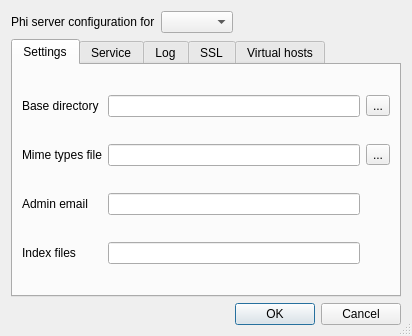
<?xml version="1.0" encoding="UTF-8"?>
<ui version="4.0">
 <class>SConfigDlg</class>
 <widget class="QDialog" name="SConfigDlg">
  <property name="geometry">
   <rect>
    <x>0</x>
    <y>0</y>
    <width>412</width>
    <height>336</height>
   </rect>
  </property>
  <property name="windowTitle">
   <string>Dialog</string>
  </property>
  <property name="sizeGripEnabled">
   <bool>true</bool>
  </property>
  <layout class="QVBoxLayout" name="verticalLayout">
   <item>
    <layout class="QHBoxLayout" name="horizontalLayout">
     <item>
      <widget class="QLabel" name="label">
       <property name="text">
        <string>Phi server configuration for</string>
       </property>
      </widget>
     </item>
     <item>
      <widget class="QComboBox" name="_configCombo"/>
     </item>
     <item>
      <spacer name="horizontalSpacer">
       <property name="orientation">
        <enum>Qt::Horizontal</enum>
       </property>
       <property name="sizeHint" stdset="0">
        <size>
         <width>40</width>
         <height>20</height>
        </size>
       </property>
      </spacer>
     </item>
     <item>
      <widget class="QLabel" name="label_18">
       <property name="maximumSize">
        <size>
         <width>32</width>
         <height>32</height>
        </size>
       </property>
       <property name="text">
        <string/>
       </property>
       <property name="pixmap">
        <pixmap resource="sconfig.qrc">:/phi/logo</pixmap>
       </property>
       <property name="scaledContents">
        <bool>true</bool>
       </property>
      </widget>
     </item>
    </layout>
   </item>
   <item>
    <widget class="QTabWidget" name="_tab">
     <property name="currentIndex">
      <number>0</number>
     </property>
     <widget class="QWidget" name="tab">
      <attribute name="title">
       <string>Settings</string>
      </attribute>
      <layout class="QGridLayout" name="gridLayout_4">
       <item row="0" column="0">
        <widget class="QLabel" name="label_10">
         <property name="text">
          <string>Base directory</string>
         </property>
        </widget>
       </item>
       <item row="0" column="1">
        <widget class="QLineEdit" name="_baseDir"/>
       </item>
       <item row="0" column="2">
        <widget class="QToolButton" name="_baseDirTool">
         <property name="text">
          <string>...</string>
         </property>
         <property name="icon">
          <iconset resource="sconfig.qrc">
           <normaloff>:/gnome/folder</normaloff>:/gnome/folder</iconset>
         </property>
        </widget>
       </item>
       <item row="1" column="0">
        <widget class="QLabel" name="label_11">
         <property name="text">
          <string>Mime types file</string>
         </property>
        </widget>
       </item>
       <item row="1" column="1">
        <widget class="QLineEdit" name="_mime"/>
       </item>
       <item row="1" column="2">
        <widget class="QToolButton" name="_mimeTool">
         <property name="text">
          <string>...</string>
         </property>
         <property name="icon">
          <iconset resource="sconfig.qrc">
           <normaloff>:/gnome/folder</normaloff>:/gnome/folder</iconset>
         </property>
        </widget>
       </item>
       <item row="2" column="0">
        <widget class="QLabel" name="label_9">
         <property name="text">
          <string>Admin email</string>
         </property>
        </widget>
       </item>
       <item row="2" column="1">
        <widget class="QLineEdit" name="_email"/>
       </item>
       <item row="3" column="0">
        <widget class="QLabel" name="label_12">
         <property name="text">
          <string>Index files</string>
         </property>
        </widget>
       </item>
       <item row="3" column="1">
        <widget class="QLineEdit" name="_index"/>
       </item>
      </layout>
     </widget>
     <widget class="QWidget" name="tab_2">
      <attribute name="title">
       <string>Service</string>
      </attribute>
      <layout class="QGridLayout" name="gridLayout_5">
       <item row="0" column="0">
        <widget class="QLabel" name="label_13">
         <property name="text">
          <string>Interface</string>
         </property>
        </widget>
       </item>
       <item row="0" column="1" colspan="2">
        <widget class="QLineEdit" name="_interface"/>
       </item>
       <item row="1" column="0">
        <widget class="QLabel" name="label_14">
         <property name="text">
          <string>Port</string>
         </property>
        </widget>
       </item>
       <item row="1" column="1">
        <widget class="QSpinBox" name="_port">
         <property name="minimum">
          <number>1</number>
         </property>
         <property name="maximum">
          <number>65536</number>
         </property>
         <property name="value">
          <number>8080</number>
         </property>
        </widget>
       </item>
       <item row="1" column="2">
        <spacer name="horizontalSpacer_4">
         <property name="orientation">
          <enum>Qt::Horizontal</enum>
         </property>
         <property name="sizeHint" stdset="0">
          <size>
           <width>169</width>
           <height>20</height>
          </size>
         </property>
        </spacer>
       </item>
       <item row="2" column="0">
        <widget class="QLabel" name="label_15">
         <property name="text">
          <string>Keep alive</string>
         </property>
        </widget>
       </item>
       <item row="2" column="1">
        <widget class="QSpinBox" name="_keepAlive">
         <property name="minimum">
          <number>1</number>
         </property>
         <property name="maximum">
          <number>65536</number>
         </property>
         <property name="value">
          <number>60000</number>
         </property>
        </widget>
       </item>
       <item row="2" column="2">
        <spacer name="horizontalSpacer_5">
         <property name="orientation">
          <enum>Qt::Horizontal</enum>
         </property>
         <property name="sizeHint" stdset="0">
          <size>
           <width>169</width>
           <height>20</height>
          </size>
         </property>
        </spacer>
       </item>
       <item row="4" column="0" colspan="3">
        <layout class="QHBoxLayout" name="horizontalLayout_4">
         <item>
          <widget class="QLabel" name="_icon">
           <property name="maximumSize">
            <size>
             <width>32</width>
             <height>32</height>
            </size>
           </property>
           <property name="text">
            <string/>
           </property>
           <property name="pixmap">
            <pixmap resource="sconfig.qrc">:/gnome/del</pixmap>
           </property>
           <property name="scaledContents">
            <bool>true</bool>
           </property>
          </widget>
         </item>
         <item>
          <widget class="QPushButton" name="_start">
           <property name="text">
            <string>Start</string>
           </property>
          </widget>
         </item>
         <item>
          <widget class="QPushButton" name="_stop">
           <property name="text">
            <string>Stop</string>
           </property>
          </widget>
         </item>
         <item>
          <widget class="QPushButton" name="_clearCache">
           <property name="text">
            <string>Clear cache</string>
           </property>
          </widget>
         </item>
         <item>
          <spacer name="horizontalSpacer_6">
           <property name="orientation">
            <enum>Qt::Horizontal</enum>
           </property>
           <property name="sizeHint" stdset="0">
            <size>
             <width>40</width>
             <height>20</height>
            </size>
           </property>
          </spacer>
         </item>
        </layout>
       </item>
       <item row="3" column="0" colspan="3">
        <widget class="QCheckBox" name="_winStartupCheck">
         <property name="text">
          <string>Run service on system startup</string>
         </property>
        </widget>
       </item>
      </layout>
     </widget>
     <widget class="QWidget" name="tab_3">
      <attribute name="title">
       <string>Log</string>
      </attribute>
      <layout class="QVBoxLayout" name="verticalLayout_2">
       <item>
        <layout class="QHBoxLayout" name="horizontalLayout_2">
         <item>
          <widget class="QLabel" name="label_2">
           <property name="text">
            <string>Log dir</string>
           </property>
          </widget>
         </item>
         <item>
          <widget class="QLineEdit" name="_logDir"/>
         </item>
         <item>
          <widget class="QToolButton" name="_logDirTool">
           <property name="text">
            <string>...</string>
           </property>
           <property name="icon">
            <iconset resource="sconfig.qrc">
             <normaloff>:/gnome/folder</normaloff>:/gnome/folder</iconset>
           </property>
          </widget>
         </item>
        </layout>
       </item>
       <item>
        <widget class="QGroupBox" name="groupBox_2">
         <property name="title">
          <string>Log filter</string>
         </property>
         <property name="flat">
          <bool>true</bool>
         </property>
         <layout class="QGridLayout" name="gridLayout">
          <item row="0" column="0">
           <widget class="QCheckBox" name="_logCritical">
            <property name="text">
             <string>Critical</string>
            </property>
           </widget>
          </item>
          <item row="0" column="1">
           <widget class="QCheckBox" name="_logUser">
            <property name="text">
             <string> User (JavaScript)</string>
            </property>
           </widget>
          </item>
          <item row="1" column="0">
           <widget class="QCheckBox" name="_logError">
            <property name="text">
             <string>Error</string>
            </property>
           </widget>
          </item>
          <item row="1" column="1">
           <widget class="QCheckBox" name="_logTrace">
            <property name="text">
             <string>Trace</string>
            </property>
           </widget>
          </item>
          <item row="2" column="0">
           <widget class="QCheckBox" name="_logWarn">
            <property name="text">
             <string>Warnings</string>
            </property>
           </widget>
          </item>
          <item row="2" column="1">
           <widget class="QCheckBox" name="_logDebug">
            <property name="text">
             <string>Debug</string>
            </property>
           </widget>
          </item>
         </layout>
        </widget>
       </item>
      </layout>
     </widget>
     <widget class="QWidget" name="tab_4">
      <attribute name="title">
       <string>SSL</string>
      </attribute>
      <layout class="QVBoxLayout" name="verticalLayout_3">
       <item>
        <widget class="QGroupBox" name="_sslBox">
         <property name="title">
          <string>Enable SSL</string>
         </property>
         <property name="flat">
          <bool>true</bool>
         </property>
         <property name="checkable">
          <bool>true</bool>
         </property>
         <property name="checked">
          <bool>false</bool>
         </property>
         <layout class="QGridLayout" name="gridLayout_3">
          <item row="0" column="0">
           <widget class="QLabel" name="label_5">
            <property name="text">
             <string>Interface</string>
            </property>
           </widget>
          </item>
          <item row="0" column="1">
           <widget class="QLineEdit" name="_sslInterface"/>
          </item>
          <item row="0" column="2">
           <spacer name="horizontalSpacer_3">
            <property name="orientation">
             <enum>Qt::Horizontal</enum>
            </property>
            <property name="sizeHint" stdset="0">
             <size>
              <width>36</width>
              <height>20</height>
             </size>
            </property>
           </spacer>
          </item>
          <item row="1" column="0">
           <widget class="QLabel" name="label_6">
            <property name="text">
             <string>Port</string>
            </property>
           </widget>
          </item>
          <item row="1" column="1">
           <widget class="QSpinBox" name="_sslPort">
            <property name="minimum">
             <number>1</number>
            </property>
            <property name="maximum">
             <number>65536</number>
            </property>
            <property name="value">
             <number>443</number>
            </property>
           </widget>
          </item>
          <item row="1" column="2">
           <spacer name="horizontalSpacer_2">
            <property name="orientation">
             <enum>Qt::Horizontal</enum>
            </property>
            <property name="sizeHint" stdset="0">
             <size>
              <width>36</width>
              <height>20</height>
             </size>
            </property>
           </spacer>
          </item>
          <item row="2" column="0">
           <widget class="QLabel" name="label_7">
            <property name="text">
             <string>Certificate</string>
            </property>
           </widget>
          </item>
          <item row="2" column="1" colspan="2">
           <widget class="QLineEdit" name="_sslCert"/>
          </item>
          <item row="2" column="3">
           <widget class="QToolButton" name="_sslCertTool">
            <property name="text">
             <string>...</string>
            </property>
            <property name="icon">
             <iconset resource="sconfig.qrc">
              <normaloff>:/gnome/folder</normaloff>:/gnome/folder</iconset>
            </property>
           </widget>
          </item>
          <item row="3" column="0">
           <widget class="QLabel" name="label_8">
            <property name="text">
             <string>Private key</string>
            </property>
           </widget>
          </item>
          <item row="3" column="1" colspan="2">
           <widget class="QLineEdit" name="_sslKey"/>
          </item>
          <item row="3" column="3">
           <widget class="QToolButton" name="_sslKeyTool">
            <property name="text">
             <string>...</string>
            </property>
            <property name="icon">
             <iconset resource="sconfig.qrc">
              <normaloff>:/gnome/folder</normaloff>:/gnome/folder</iconset>
            </property>
           </widget>
          </item>
          <item row="0" column="3">
           <widget class="QLabel" name="label_17">
            <property name="maximumSize">
             <size>
              <width>32</width>
              <height>32</height>
             </size>
            </property>
            <property name="text">
             <string/>
            </property>
            <property name="pixmap">
             <pixmap resource="sconfig.qrc">:/gnome/secure</pixmap>
            </property>
            <property name="scaledContents">
             <bool>true</bool>
            </property>
           </widget>
          </item>
         </layout>
        </widget>
       </item>
      </layout>
     </widget>
     <widget class="QWidget" name="tab_5">
      <attribute name="title">
       <string>Virtual hosts</string>
      </attribute>
      <layout class="QVBoxLayout" name="verticalLayout_5">
       <item>
        <layout class="QHBoxLayout" name="horizontalLayout_3">
         <item>
          <widget class="QTreeWidget" name="_virtualTree">
           <column>
            <property name="text">
             <string>Host</string>
            </property>
           </column>
           <column>
            <property name="text">
             <string>Document root</string>
            </property>
           </column>
           <column>
            <property name="text">
             <string>Temp dir</string>
            </property>
           </column>
          </widget>
         </item>
         <item>
          <layout class="QVBoxLayout" name="verticalLayout_4">
           <item>
            <widget class="QToolButton" name="_addTool">
             <property name="text">
              <string>...</string>
             </property>
             <property name="icon">
              <iconset resource="sconfig.qrc">
               <normaloff>:/gnome/add</normaloff>:/gnome/add</iconset>
             </property>
            </widget>
           </item>
           <item>
            <widget class="QToolButton" name="_delTool">
             <property name="text">
              <string>...</string>
             </property>
             <property name="icon">
              <iconset resource="sconfig.qrc">
               <normaloff>:/gnome/remove</normaloff>:/gnome/remove</iconset>
             </property>
            </widget>
           </item>
           <item>
            <spacer name="verticalSpacer">
             <property name="orientation">
              <enum>Qt::Vertical</enum>
             </property>
             <property name="sizeHint" stdset="0">
              <size>
               <width>20</width>
               <height>40</height>
              </size>
             </property>
            </spacer>
           </item>
          </layout>
         </item>
        </layout>
       </item>
       <item>
        <layout class="QGridLayout" name="gridLayout_2">
         <item row="1" column="0">
          <widget class="QLabel" name="label_3">
           <property name="text">
            <string>Root</string>
           </property>
          </widget>
         </item>
         <item row="1" column="1">
          <widget class="QLineEdit" name="_root"/>
         </item>
         <item row="1" column="2">
          <widget class="QToolButton" name="_rootTool">
           <property name="text">
            <string>...</string>
           </property>
           <property name="icon">
            <iconset resource="sconfig.qrc">
             <normaloff>:/gnome/folder</normaloff>:/gnome/folder</iconset>
           </property>
          </widget>
         </item>
         <item row="2" column="0">
          <widget class="QLabel" name="label_4">
           <property name="text">
            <string>Temp</string>
           </property>
          </widget>
         </item>
         <item row="2" column="1">
          <widget class="QLineEdit" name="_temp"/>
         </item>
         <item row="2" column="2">
          <widget class="QToolButton" name="_tempTool">
           <property name="text">
            <string>...</string>
           </property>
           <property name="icon">
            <iconset resource="sconfig.qrc">
             <normaloff>:/gnome/folder</normaloff>:/gnome/folder</iconset>
           </property>
          </widget>
         </item>
         <item row="0" column="0">
          <widget class="QLabel" name="label_16">
           <property name="text">
            <string>Host</string>
           </property>
          </widget>
         </item>
         <item row="0" column="1">
          <widget class="QLineEdit" name="_host"/>
         </item>
        </layout>
       </item>
      </layout>
     </widget>
    </widget>
   </item>
   <item>
    <widget class="QDialogButtonBox" name="buttonBox">
     <property name="orientation">
      <enum>Qt::Horizontal</enum>
     </property>
     <property name="standardButtons">
      <set>QDialogButtonBox::Cancel|QDialogButtonBox::Ok</set>
     </property>
    </widget>
   </item>
  </layout>
 </widget>
 <resources>
  <include location="sconfig.qrc"/>
 </resources>
 <connections>
  <connection>
   <sender>buttonBox</sender>
   <signal>accepted()</signal>
   <receiver>SConfigDlg</receiver>
   <slot>accept()</slot>
   <hints>
    <hint type="sourcelabel">
     <x>248</x>
     <y>254</y>
    </hint>
    <hint type="destinationlabel">
     <x>157</x>
     <y>274</y>
    </hint>
   </hints>
  </connection>
  <connection>
   <sender>buttonBox</sender>
   <signal>rejected()</signal>
   <receiver>SConfigDlg</receiver>
   <slot>reject()</slot>
   <hints>
    <hint type="sourcelabel">
     <x>316</x>
     <y>260</y>
    </hint>
    <hint type="destinationlabel">
     <x>286</x>
     <y>274</y>
    </hint>
   </hints>
  </connection>
 </connections>
</ui>
